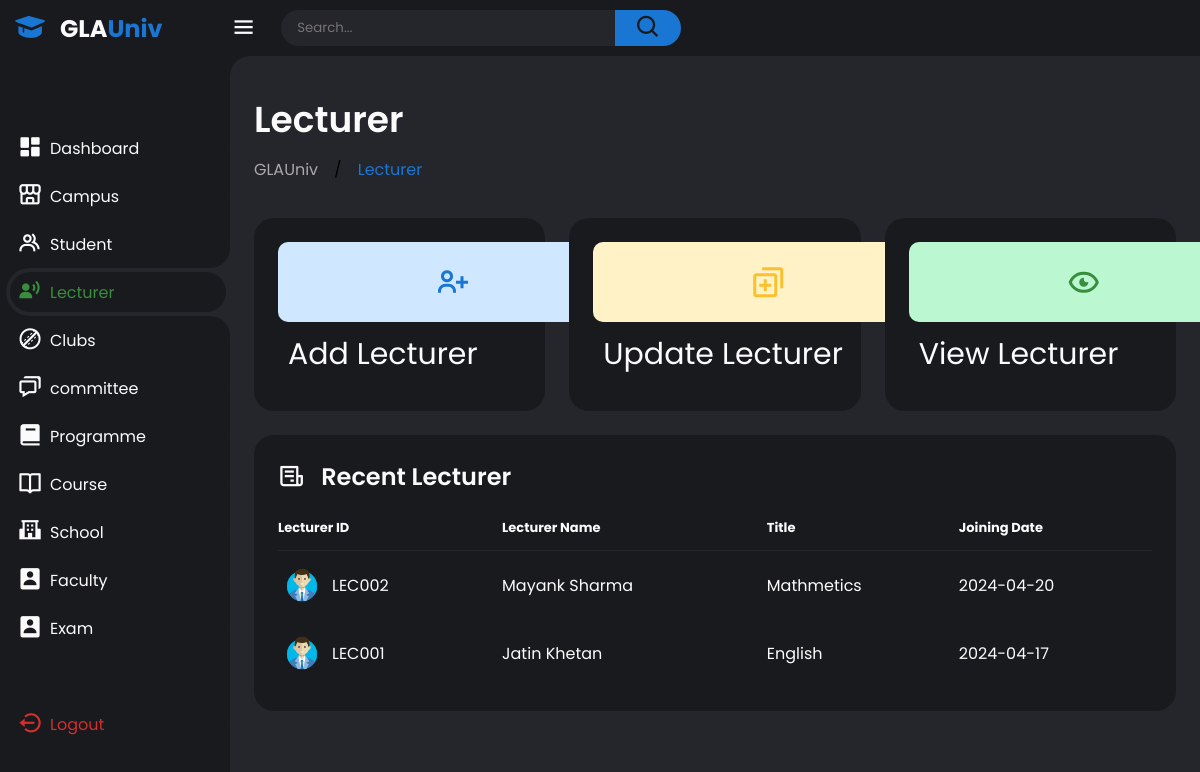
Screenshot of /All_files/dashboard/lecturer.php (signed in) with the database file from the repository.
### tables this page shows
CREATE TABLE `lecturer` (
  `lecturer_id` varchar(11) NOT NULL,
  `lecturer_name` varchar(255) DEFAULT NULL,
  `title` varchar(100) DEFAULT NULL,
  `office_room` varchar(50) DEFAULT NULL,
  `school_id` int(11) DEFAULT NULL,
  `supervisor_id` varchar(11) DEFAULT NULL,
  `Joining_Date` date NOT NULL DEFAULT current_timestamp()
);

### All_files/dashboard/lecturer.php (the view, shortened to what this page needs)
<?php
include("../php_files/Database.php");
?>
<!DOCTYPE html>
<html lang="en">
<head>
    <link href='https://unpkg.com/boxicons@2.1.4/css/boxicons.min.css' rel='stylesheet'>
    <link rel="stylesheet" href="../../css files/Panel.css">
</head>
<body class="dark">
    <div class="sidebar">
        <a href="#" class="logo">
            <i class='bx bxs-graduation'></i>
            <div class="logo-name"><span>GLA</span>Univ</div>
        </a>
        <ul class="side-menu">
            <li><a href="Panel.php"><i class='bx bxs-dashboard'></i>Dashboard</a></li>
            <li><a href="Campus.php"><i class='bx bx-store-alt'></i>Campus</a></li>
            <li><a href="Student.php"><i class='bx bx-group' ></i>Student</a></li>
            <li  class="active"><a href="lecturer.php"><i class='bx bxs-user-voice' ></i>Lecturer</a></li>
            <li><a href="clubs.php"><i class='bx bx-cricket-ball' ></i>Clubs</a></li>
            <li><a href="committee.php"><i class='bx bx-chat' ></i>committee</a></li>
            <li><a href="programme.php"><i class='bx bxs-book' ></i>Programme</a></li>
            <li><a href="course.php"><i class='bx bx-book-open' ></i>Course</a></li>
            <li><a href="school.php"><i class='bx bxs-school' ></i>School</a></li>
            <li><a href="faculty.php"><i class='bx bxs-user-rectangle' ></i>Faculty</a></li>
            <li><a href="exam.php"><i class='bx bxs-user-rectangle' ></i>Exam</a></li>
        </ul>
        <ul class="side-menu">
            <li>
                <a href="Logout.php" class="logout">
                    <i class='bx bx-log-out-circle'></i>
                    Logout
                </a>
            </li>
        </ul>
    </div>
    <div class="content">
        <nav>
            <i class='bx bx-menu'></i>
            <form action="#">
                <div class="form-input">
                    <input type="search" placeholder="Search...">
                    <button class="search-btn" type="submit"><i class='bx bx-search'></i></button>
                </div>
            </form>
        </nav>
        <main>
            <div class="header">
                <div class="left">
                    <h1>Lecturer</h1>
                    <ul class="breadcrumb">
                        <li><a href="#">
                                GLAUniv
                            </a></li>
                        /
                        <li><a href="#" class="active">Lecturer</a></li>
                    </ul>
                </div>
            </div>
            <ul class="insights">
                <li>
                    <a href="../Add_data/lecturer_add.php">
                        <i class='bx bx-user-plus' style="width:350px" ></i>
                        <span class="info" style="font-size:30px;">
                            <p style="padding:10px 10px">Add Lecturer</p>
                        </span>
                    </a>
                </li>
                <li>
                    <a href="../update_data/lecturer/lecturer_update_1.php">
                        <i class='bx bx-duplicate' style="width:350px"></i>
                        <span class="info" style="font-size:30px;">
                            <p style="padding:10px 10px">Update Lecturer</p>
                        </span>
                    </a>
                </li>
                <li>
                    <a href="../View/lecturer_view.php">
                        <i class='bx bx-show-alt' style="width:350px"></i>
                        <span class="info" style="font-size:30px;">
                            <p style="padding:10px 10px">View Lecturer</p>
                        </span>
                    </a>
                </li>
            </ul>
            <div class="bottom-data">
                <div class="orders">
                    <div class="header">
                        <i class='bx bx-receipt'></i>
                        <h3>Recent Lecturer</h3>
                    </div>
                    <table>
                        <thead>
                            <tr>
                                <th>Lecturer ID</th>
                                <th>Lecturer Name</th>
                                <th>Title</th>
                                <th>Joining Date</th>
                            </tr>
                        </thead>
                        <tbody>
                            <?php
                                $recent_staff = "SELECT * FROM lecturer ORDER BY Joining_Date DESC LIMIT 3";
                                $result = mysqli_query($conn, $recent_staff);
                                if ($result) {
                                    if (mysqli_num_rows($result) > 0) {
                                        while ($row = mysqli_fetch_assoc($result)) {
                                            echo '<tr>';
                                            echo '<td>';
                                            echo '<img src="../../images/User.png">';
                                            echo '<p>' . $row['lecturer_id'] . '</p>';
                                            echo '</td>';
                                            echo '<td>' . $row['lecturer_name'] . '</td>';
                                            echo '<td>' . $row['title'] . '</td>';
                                            echo '<td>' . $row['Joining_Date'] . '</td>';
                                            echo '</tr>';
                                        }
                                    }
                                     else {
                                        echo '<tr><td colspan="3">No recent students found.</td></tr>';
                                    }
                                } else {
                                    echo 'Error: ' . mysqli_error($connection);
                                }
                            ?>
                        </tbody>
                    </table>
                </div>
            </div>
        </main>
    </div>
</body>
</html>

### rows the page displays
lecturer: lecturer_id "LEC002", lecturer_name "Mayank Sharma", title "Mathmetics", Joining_Date "2024-04-20"
lecturer: lecturer_id "LEC001", lecturer_name "Jatin Khetan", title "English", Joining_Date "2024-04-17"
